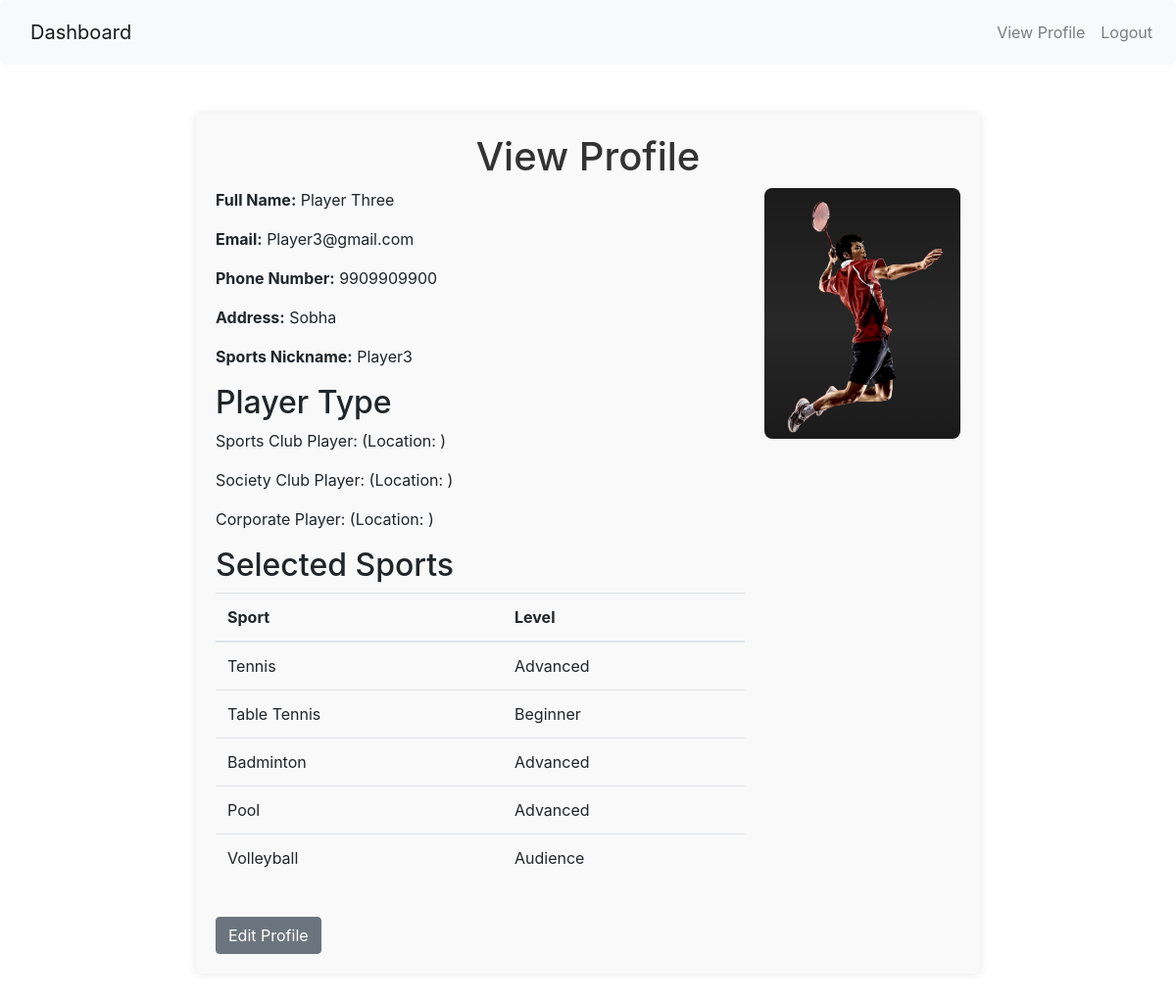
The app's page /view-profile/ (signed in), older data.
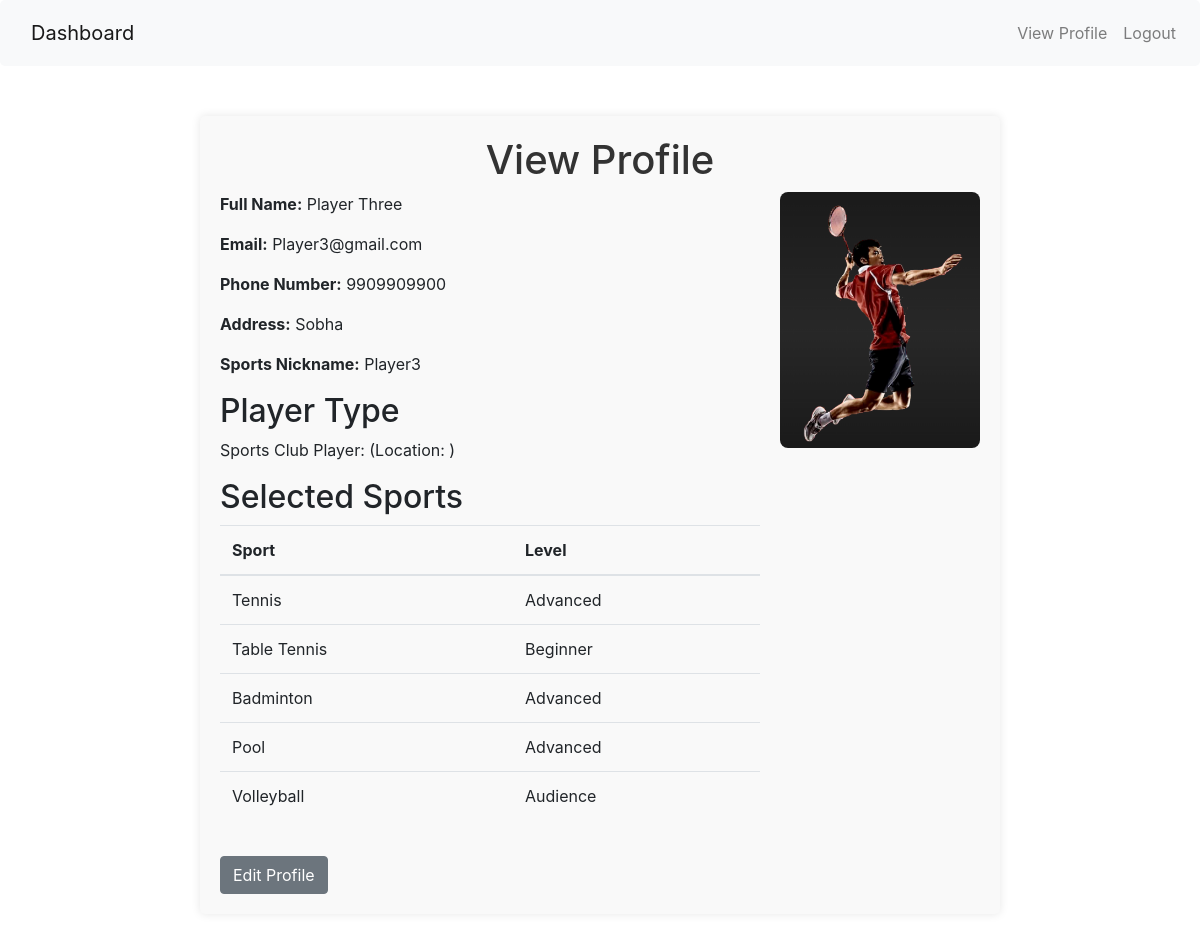
The same page, newer data.
### pages/views.py (the view)
# urls.py: path('view-profile/', views.view_profile, name='view_profile'),
def view_profile(request):
    profile = UserProfile.objects.get(user=request.user)  # Get the user's profile
    user_sports = UserSport.objects.filter(user_profile=profile)  # Get all sports associated with the profile
    return render(request, 'pages/view_profile.html', {
        'profile': profile,
        'user_sports': user_sports,
    })

### pages/templates/pages/view_profile.html (shortened to what this page needs)
{% extends 'pages/base.html' %}
{% load custom_filters %}
{% block content %}
<nav class="navbar navbar-expand-lg navbar-light bg-light">
    <a class="navbar-brand" href="{% url 'dashboard' %}">Dashboard</a>
    <div class="collapse navbar-collapse" id="navbarNav">
        <ul class="navbar-nav ml-auto">
            <li class="nav-item">
                <a class="nav-link" href="{% url 'view_profile' %}">View Profile</a>
            </li>
            <li class="nav-item">
                <a class="nav-link" href="{% url 'logout' %}">Logout</a>
            </li>
        </ul>
    </div>
</nav>
<div class="profile-container">
    <h1>View Profile</h1>
    <div class="profile-info">
        <div class="profile-details">
            <p><strong>Full Name:</strong> {{ profile.full_name }}</p>
            <p><strong>Email:</strong> {{ profile.email }}</p>
            <p><strong>Phone Number:</strong> {{ profile.phone_number }}</p>
            <p><strong>Address:</strong> {{ profile.address }}</p>
            <p><strong>Sports Nickname:</strong> {{ profile.sports_nickname }}</p>
            <h2>Player Type</h2>
            {% if profile.sports_club_player %}
                <p>Sports Club Player: {{ profile.club_name_sports }} (Location: {{ profile.club_location_sports }})</p>
            {% endif %}
            {% if profile.society_club_player %}
                <p>Society Club Player: {{ profile.club_name_society }} (Location: {{ profile.club_location_society }})</p>
            {% endif %}
            {% if profile.corporate_player %}
                <p>Corporate Player: {{ profile.club_name_corporate }} (Location: {{ profile.club_location_corporate }})</p>
            {% endif %}
            <h2>Selected Sports</h2>
            <table class="table">
                <thead>
                    <tr>
                        <th>Sport</th>
                        <th>Level</th>
                    </tr>
                </thead>
                <tbody>
                    {% for user_sport in user_sports %}
                    <tr>
                        <td>{{ user_sport.sport.name }}</td>
                        <td>{{ user_sport.level|title }}</td>
                    </tr>
                    {% endfor %}
                </tbody>
            </table>
        </div>
        <div class="profile-image">
            {% if profile.profile_picture %}
                <img src="{{ profile.profile_picture.url }}" alt="Profile Picture" class="img-fluid">
            {% else %}
                <p>No profile picture uploaded.</p>
            {% endif %}
        </div>
    </div>
    <a href="{% url 'user_profile' %}" class="btn btn-secondary">Edit Profile</a>
</div>
{% endblock %}

Row changes from the older to the newer data that the page shows:
changed UserProfile "Player Three": society_club_player True → False (drawn); corporate_player True → False (drawn)
Text that changed along with them:
text no longer shown: "Society Club Player: (Location: ) Corporate Player: (Location: )"
